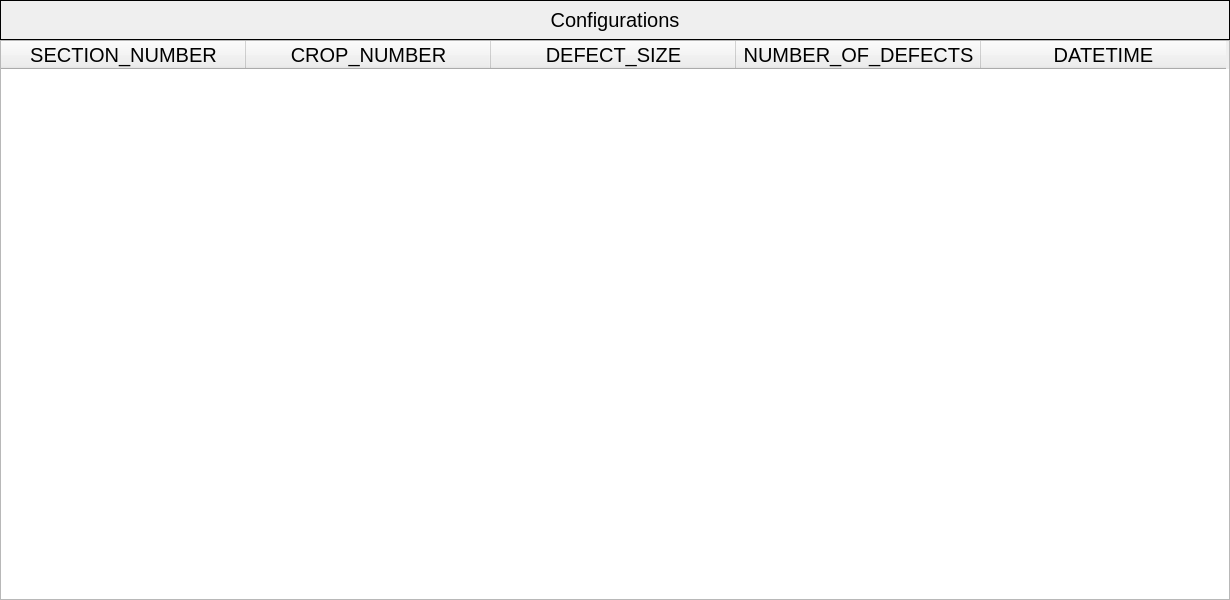
<?xml version="1.0" encoding="UTF-8"?>
<ui version="4.0">
 <class>MainWindow</class>
 <widget class="QMainWindow" name="MainWindow">
  <property name="geometry">
   <rect>
    <x>0</x>
    <y>0</y>
    <width>1230</width>
    <height>600</height>
   </rect>
  </property>
  <property name="windowTitle">
   <string>MainWindow</string>
  </property>
  <widget class="QWidget" name="centralwidget">
   <widget class="QTableWidget" name="tableWidget">
    <property name="geometry">
     <rect>
      <x>0</x>
      <y>40</y>
      <width>1230</width>
      <height>560</height>
     </rect>
    </property>
    <property name="font">
     <font>
      <pointsize>15</pointsize>
     </font>
    </property>
    <attribute name="horizontalHeaderDefaultSectionSize">
     <number>245</number>
    </attribute>
    <column>
     <property name="text">
      <string>SECTION_NUMBER</string>
     </property>
    </column>
    <column>
     <property name="text">
      <string>CROP_NUMBER</string>
     </property>
    </column>
    <column>
     <property name="text">
      <string>DEFECT_SIZE</string>
     </property>
    </column>
    <column>
     <property name="text">
      <string>NUMBER_OF_DEFECTS</string>
     </property>
    </column>
    <column>
     <property name="text">
      <string>DATETIME</string>
     </property>
    </column>
   </widget>
   <widget class="QLabel" name="label">
    <property name="geometry">
     <rect>
      <x>0</x>
      <y>0</y>
      <width>1230</width>
      <height>40</height>
     </rect>
    </property>
    <property name="font">
     <font>
      <pointsize>15</pointsize>
     </font>
    </property>
    <property name="autoFillBackground">
     <bool>true</bool>
    </property>
    <property name="frameShape">
     <enum>QFrame::Box</enum>
    </property>
    <property name="text">
     <string>Configurations</string>
    </property>
    <property name="alignment">
     <set>Qt::AlignCenter</set>
    </property>
   </widget>
  </widget>
 </widget>
 <resources/>
 <connections/>
</ui>
